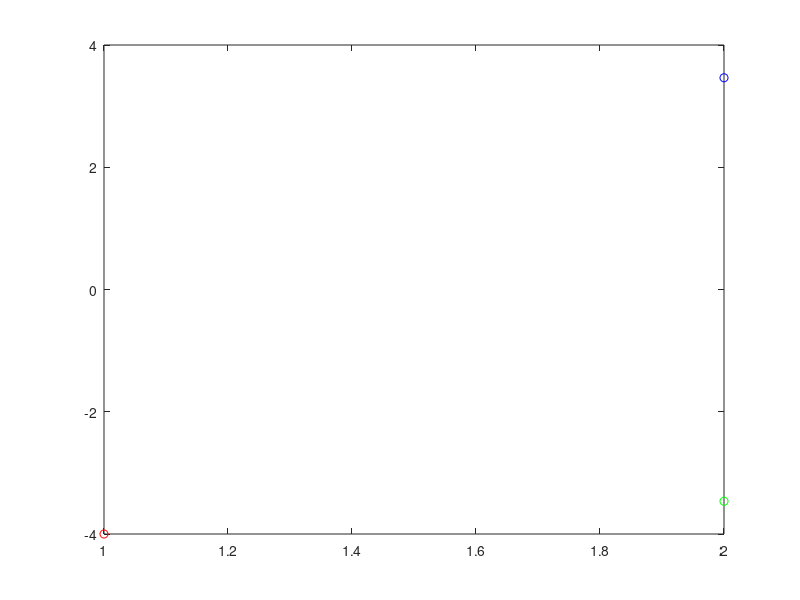

This figure's MATLAB source:
clc; close; clear;
z1 = complex(-4, 0);
z2 = complex(2, - 2*sqrt(3));
z3 = complex(2, + 2*sqrt(3));
plot(z1, 'ro'); hold on; plot(z2, 'go'); plot(z3, 'bo');
disp(abs(z1)); disp(abs(z2)); disp(abs(z3));
